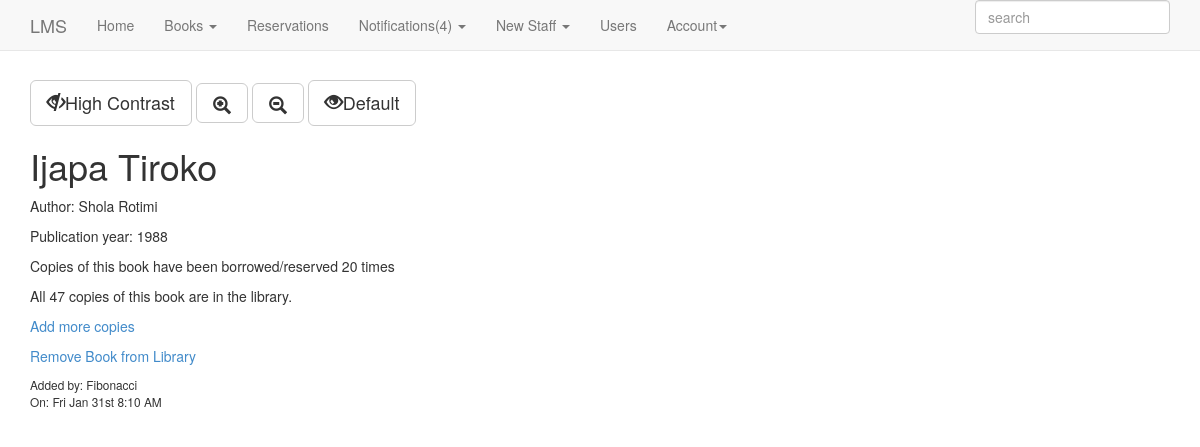
The app's page /pages/book.php?id=4 (signed in) with its own data.
### tables this page shows
CREATE TABLE IF NOT EXISTS `book` (
  `id` int(11) NOT NULL AUTO_INCREMENT,
  `isbn` int(10) NOT NULL,
  `title` varchar(100) NOT NULL,
  `author` varchar(100) NOT NULL,
  `year` year(4) NOT NULL,
  `status` tinyint(1) DEFAULT NULL,
  `quantity` int(100) DEFAULT NULL,
  `borrowed` int(100) NOT NULL,
  `remaining` int(100) NOT NULL,
  `category` varchar(30) NOT NULL,
  `type` varchar(30) NOT NULL,
  `borrowCount` int(10) NOT NULL,
  `timeAdded` timestamp NULL DEFAULT NULL,
  `increaseTime` timestamp NOT NULL DEFAULT '0000-00-00 00:00:00',
  `addedBy` int(11) NOT NULL,
  PRIMARY KEY (`id`),
  UNIQUE KEY `isbn` (`isbn`)
);

CREATE TABLE IF NOT EXISTS `staff` (
  `id` int(11) NOT NULL AUTO_INCREMENT,
  `username` varchar(30) NOT NULL,
  `password` varchar(100) NOT NULL,
  `isLibrarian` tinyint(4) DEFAULT '0',
  PRIMARY KEY (`id`),
  UNIQUE KEY `username` (`username`)
);

### config.php (called while the page is built, shortened)
<?php
    $dbname="library";
    $dbhost="localhost";
    $dbuser="library";
    $dbpass="library";
?>

### classes/DataModel.php (called while the page is built, shortened)
<?php include_once '../helper/functions.php'; ?>
<?php
    abstract class DataModel {
        private static $db;
        public static function connectDB(){
            include '../config.php';
            self::$db =  new mysqli("$dbhost", "$dbuser", "$dbpass", "$dbname");
            return self::$db;
        }
        public static function filter($table, $fields){
            include '../helper/retrieve_data.php';
            return $querySet;
        }
        public static function get($table, $fields){
            $queryType = "get";
            include '../helper/retrieve_data.php';
            return $dataobj;
        }
    }
?>

### helper/retrieve_data.php (called while the page is built, shortened)
<?php
    $query = "";
    if ($queryType == "filter" && $fields == "ALL") {
        $query = "SELECT * FROM {$table}";
        $result = self::$db->query($query);
        if(!$result){
            die(self::$db->error);
        }
    }elseif($queryType=="get" || $queryType=="filter" || $queryType=="xfilter"){
        self::$filters = [];
        foreach($fields as $key => $value){
            if (property_exists($table, $key)){
                self::$filters[$key] = $value;
            }
        }
        $first_clause_value = reset(self::$filters);
        $first_clause_key = key(self::$filters);
        unset(self::$filters[$first_clause_key]);
        if ($first_clause_key && !is_null($first_clause_value)){
            $query = "SELECT * FROM {$table} ";
            $query .= "WHERE {$first_clause_key} = ";
            $query .= "'";
            $query .= "{$first_clause_value}";
            $query .= "'";
        }
        if (count(self::$filters)>0){
            foreach(self::$filters as $key => $value){
                $query .= " AND {$key} = '";
                $query .= "{$value}'";
            }
        }
        $result = self::$db->query($query);
    }
    if ($queryType == "filter" or $queryType == "xfilter") {
        $querySet = array();
        while($dataobj = $result->fetch_object()) {
            $dataobj = objToObj($dataobj, $table);
            $querySet[] = $dataobj;
        }
        if(count($querySet) == 0){
            $querySet = NULL;
        }
    } elseif ($queryType == "get") {
        if($result->num_rows == 1) {
            $dataobj = $result->fetch_object();
            $dataobj = objToObj($dataobj, $table);
        } else {
            $dataobj = NULL;
        }
    } else {
    }
?>

### helper/functions.php (called while the page is built, shortened)
<?php
    function objToObj($instance, $endClass){
        return unserialize(sprintf(
            'O:%d:"%s"%s',
            strlen($endClass),
            $endClass,
            strstr(strstr(serialize($instance), '"'), ':')
        ));
    }
?>

### pages/book.php (the view, shortened to what this page needs)
<?php
    include_once "../scripts/book.php";
    $pgDesc =  $book->title;
    if(!isset($content)){
        $content = "";
    }
    $content .= "<p>Author: {$book->author}</p>";
    $content .= "<p>Publication year: {$book->year}</p>";
    $content .= "
        <p>
            Copies of this book have been borrowed/reserved {$book->borrowCount} times
        </p>
        <p>
    ";
    if(isset($borrowers)){
        $content .= "The following people currently hold (or have reserved) a copy of this book:<br/>";
        $content .= "<ul>";
        foreach($borrowers as $borrower){
            $content .= "<li>{$borrower}</li>";
        }
        $content .= "</ul>";
        $content .= "There are {$book->remaining} copies available to be reserved/borrowed.";
    }else{
        $content .= "All {$book->quantity} copies of this book are in the library.";
    }
    $content .= $borrow;
    $content .= $adminAction;
    $content .= "</p>";
    $content .= "
        <p>
            <small>
                Added by: {$book->addedBy}<br/>
                On:  ". date('D M jS g:i A',strtotime($book->timeAdded));
    $content .= "
            </small>
        </p>
    ";
    include_once "includes/template.php";
?>

### pages/includes/template.php (shortened to what this page needs)
<?php
  $url = $_SERVER['REQUEST_URI'];
  $accessibilityButtons =
  "<a href='includes/accessibility_redirect.php?q=highContrast&url={$url}'>
    <button type='button' class='btn btn-default btn-lg'>
        <span class='glyphicon glyphicon-eye-close'></span>High Contrast
    </button>
  </a>
  <a href='includes/accessibility_redirect.php?q=zoomIn&url={$url}'>
    <button type='button' class='btn btn-default btn-lg'>
        <span class='glyphicon glyphicon-zoom-in'></span>
    </button>
  </a>
  <a href='includes/accessibility_redirect.php?q=zoomOut&url={$url}'>
    <button type='button' class='btn btn-default btn-lg'>
        <span class='glyphicon glyphicon-zoom-out'></span>
    </button>
  </a>
  <a href='includes/accessibility_redirect.php?q=default&url={$url}'>
    <button type='button' class='btn btn-default btn-lg'>
        <span class='glyphicon glyphicon-eye-open'></span>Default
    </button>
  </a>"
  ;
?>
<!DOCTYPE html PUBLIC "-//W3C//DTD XHTML 1.0 Transitional//EN" "http://www.w3.org/TR/xhtml1/DTD/xhtml1-transitional.dtd">
<html xmlns="http://www.w3.org/1999/xhtml" xml:lang="EN" lang="EN" dir="ltr">
  <head>
    <link href="includes/bootstrap/dist/css/bootstrap.min.css" rel="stylesheet"/>
    <link href="includes/lms.css" rel="stylesheet"/>
  </head>
  <body>
    <?php include "nav.php"; ?>
    <div class="container" >
      <?php print $accessibilityButtons ?>
      <h1><?php print $pgDesc; ?></h1>
      <?php print $content;  ?>
    </div>
  </body>
</html>

### pages/includes/lms.css (style rules this page uses)
body { padding-top: 80px; padding-bottom: 30px; }

### records on screen
book: title "Ijapa Tiroko", author "Shola Rotimi", year "1988", borrowCount "20", timeAdded "Fri Jan 31st 8:10 AM"
staff: username "Fibonacci"

### other values on screen
count($pendings) + count($unread) + count($unseen) "4"
